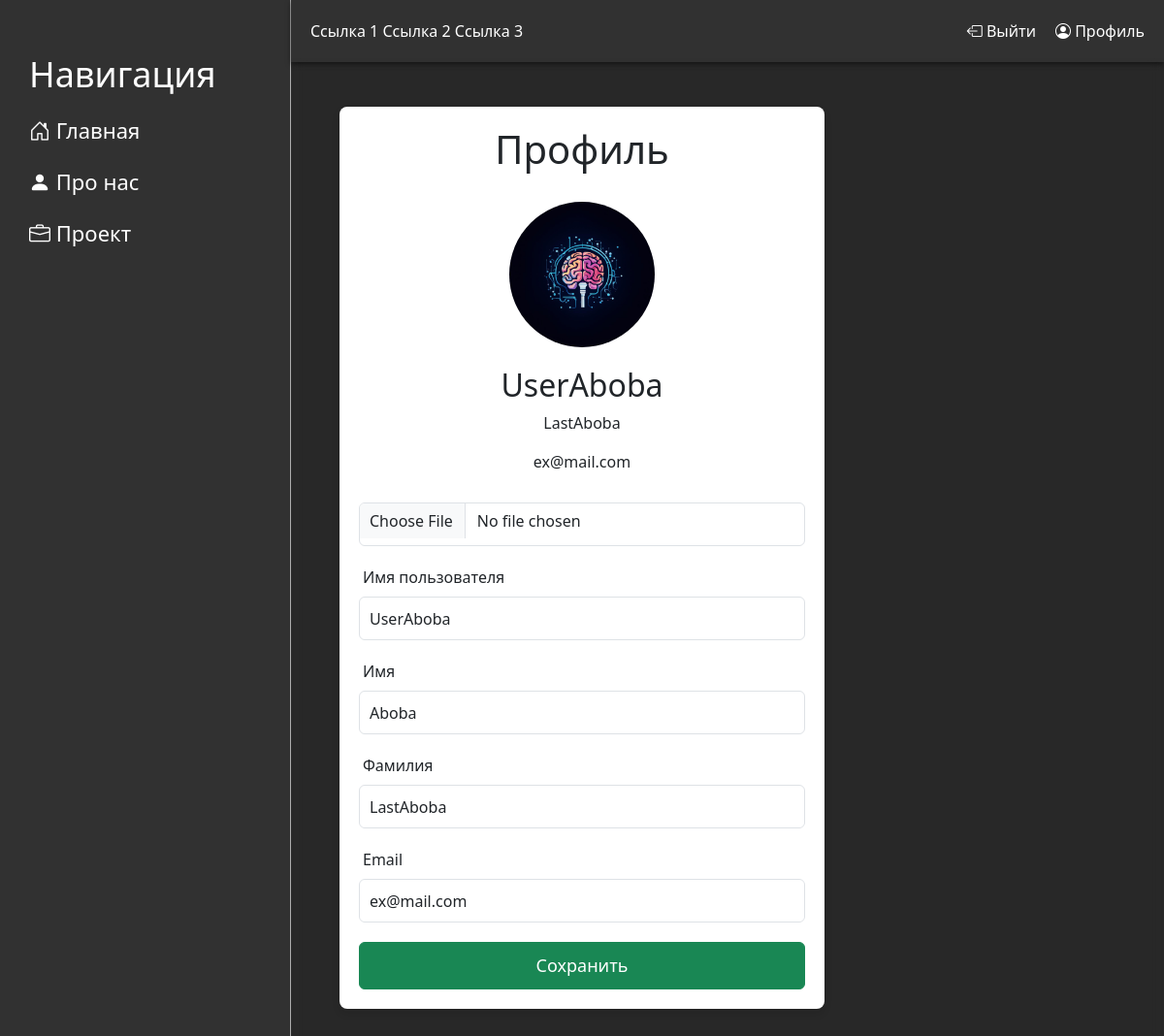
Page /user/profile/ (signed in) on the committed database.
### users/models.py (models this page shows, shortened)
class User(AbstractUser):
    image = models.ImageField(upload_to='users_image', blank=True, null=True, verbose_name='Аватар')
    class Meta:
        db_table = 'user'
        verbose_name = 'Пользователя'
        verbose_name_plural = 'Пользователи'

### users/views.py (the view)
# urls.py: path('profile/', views.profile, name="profile"),
@login_required
def profile(request):
    if request.method == 'POST':
        form = ProfileForm(data=request.POST, instance=request.user, files=request.FILES)
        if form.is_valid():
            form.save()
            return HttpResponseRedirect(reverse('user:profile'))
    else:
        form = ProfileForm(instance=request.user)
    context = {
        'title': 'Profile - Профиль',
        'form': form,
    }
    return render(request, 'users/profile.html', context)

### users/forms.py
class ProfileForm(UserChangeForm):
    class Meta:
        model = User
        fields = [
            'image',
            'first_name',
            'last_name',
            'username',
            'email',
            'password',
        ]
    image = forms.ImageField(required=False)
    first_name = forms.CharField()
    last_name = forms.CharField()
    username = forms.CharField()
    email = forms.CharField()

### users/templates/users/profile.html (shortened to what this page needs)
{% extends 'main/layout.html' %}
{% load static %}
{% block content %}
<div class="profile-container">
    <div class="profile-header">
        <h1>Профиль</h1>
    </div>
    <div class="profile-info">
        {% if user.image %}
                <img src="{{ user.image.url }}" alt="User Photo" class="profile-photo">
            {% else %}
                <img src="{% static 'users/img/profile.png' %}" alt="User Photo" style="max-width: 150px;" class="profile-photo">
             {% endif %}
        <h2>{{ form.username.value }}</h2>
        <p>{{ form.last_name.value }}</p>
        <p>{{ form.email.value }}</p>
    </div>
    <div class="profile-edit">
        <form action="{% url 'users:profile' %}" method="post" enctype="multipart/form-data">
            <input type="file" class="form-control" placeholder="Загрузить фото" id="id_image" name="image" accept="image/*">
            <label for="id_username" class="form-label">Имя пользователя</label>
            <input type="text" class="form-control" placeholder="Имя пользователя"
                   id="id_username"
                   name="username"
                   value="{{ form.username.value }}">
            <label for="id_first_name" class="form-label">Имя</label>
            <input type="text" class="form-control" placeholder="Имя"
                   id="id_first_name"
                   name="first_name"
                   value="{{ form.first_name.value }}">
            <label for="id_last_name" class="form-label">Фамилия</label>
            <input type="text" class="form-control" placeholder="Фамилия"
                   id="id_last_name"
                   name="last_name"
                   value="{{ form.last_name.value }}">
            <label for="id_email" class="form-label">Email</label>
            <input type="email" class="form-control" placeholder="Email"
                   id="id_email"
                   name="email"
                   value="{{ form.email.value }}"
            >
            <button class="btn btn-success" type="submit">Сохранить</button>
        </form>
    </div>
</div>
{% endblock %}

### main/static/main/css/main.css (style rules this page uses)
body { background: #2c2c2c; display: flex; height: 100vh; margin: 0; overflow: hidden; position: relative; }
body:before { content: ""; position: absolute; top: 0; left: 0; width: 100%; height: 100%; background-image: url("/static/main/img/mount2.jpg"); background-size: cover; background-position: center; z-index: -1; }
form { width: 100%; }
.profile-container { background: #fff; border-radius: 8px; box-shadow: 0 4px 8px rgba(0, 0, 0, 0.1); padding: 40px 20px; max-width: 800px; width: 100%; position: relative; text-align: center; z-index: 1; overflow: auto; }
.profile-header { margin-bottom: 30px; }
.profile-info { margin-bottom: 30px; }
.profile-photo { width: 150px; height: 150px; border-radius: 50%; object-fit: cover; margin-bottom: 20px; }
.profile-edit .form-control { margin-bottom: 20px; height: 45px; font-size: 16px; padding-left: 10px; width: 100%; box-sizing: border-box; }
.profile-edit .btn { width: 100%; padding: 10px; font-size: 18px; }
.profile-edit .form-label { display: flex; justify-content: start; font-weight: 400; left: 10px; padding-left: 4px; }
@media (max-width: 1920px) { .profile-container { max-width: 600px; } }
@media (max-width: 1280px) { .profile-container { max-width: 500px; padding: 20px; } }

### rows in the picture
User: image (picture), username.value "UserAboba", last_name.value "LastAboba", email.value "ex@mail.com", username "UserAboba", first_name "Aboba", last_name "LastAboba", email "ex@mail.com"
